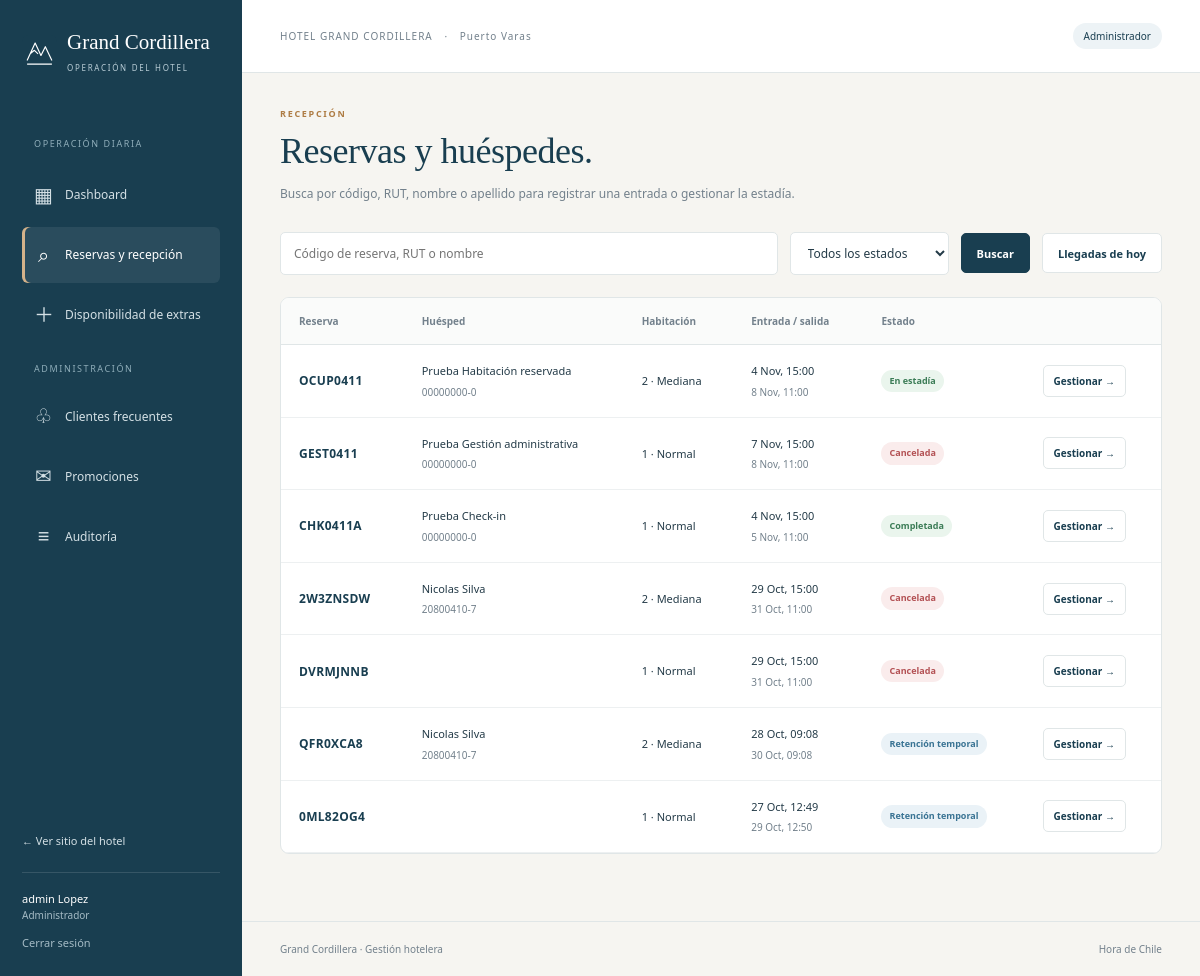
Before: /panel/reservas/ (signed in) with the older database file.
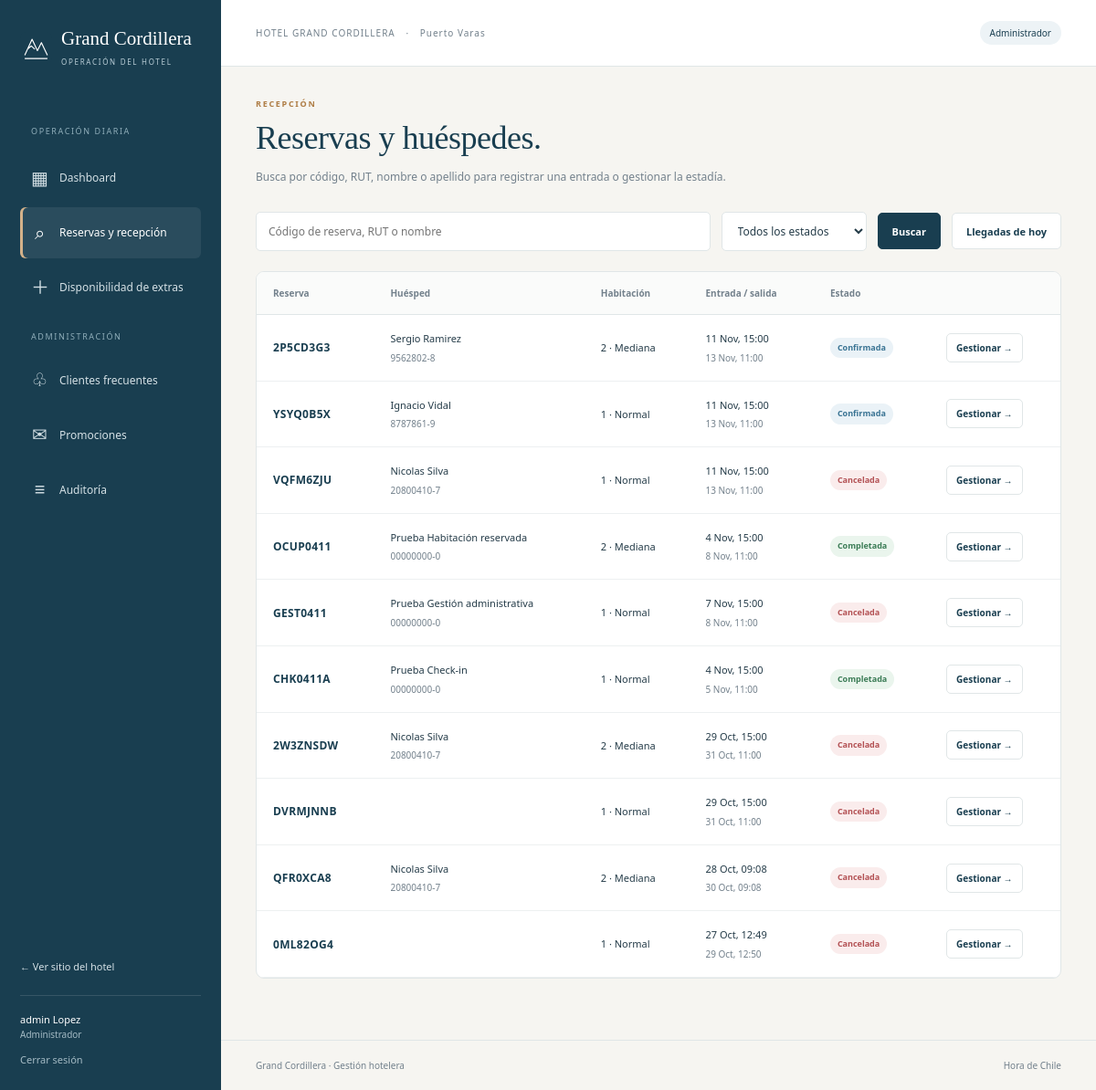
After: the same page with the newer database file.
### hotel/models.py (models this page shows, shortened)
class Reserva(models.Model):
    class Estado(models.TextChoices):
        RETENIDA = "RETENIDA", "Retención temporal"
        CONFIRMADA = "CONFIRMADA", "Confirmada"
        EN_ESTADIA = "EN_ESTADIA", "En estadía"
        COMPLETADA = "COMPLETADA", "Completada"
        CANCELADA = "CANCELADA", "Cancelada"
    codigo = models.CharField(
        max_length=8,
        unique=True,
        default=generar_codigo_reserva,
        editable=False,
    )
    cliente = models.ForeignKey(
        Cliente,
        on_delete=models.PROTECT,
        related_name="reservas",
        null=True,
        blank=True,
    )
    personal = models.ForeignKey(
        PersonalHotel,
        on_delete=models.PROTECT,
        related_name="reservas_gestionadas",
        null=True,
        blank=True,
    )
    habitacion = models.ForeignKey(
        Habitacion,
        on_delete=models.PROTECT,
        related_name="reservas",
    )
    fecha_entrada = models.DateTimeField()
    fecha_salida = models.DateTimeField()
    numero_huespedes = models.PositiveSmallIntegerField(
        default=1,
        validators=[MinValueValidator(1), MaxValueValidator(6)],
        verbose_name="Número de huéspedes",
    )
    monto_pagado_inicial = models.DecimalField(max_digits=12, decimal_places=2, null=True, editable=False)
    monto_pagado_adicional = models.DecimalField(max_digits=12, decimal_places=2, default=0, editable=False)
    class EstadoCorreo(models.TextChoices):
        SIN_REGISTRO = "SIN_REGISTRO", "Sin registro de envío"
        PENDIENTE = "PENDIENTE", "Pendiente"
        ENVIANDO = "ENVIANDO", "Enviando"
        ENVIADO = "ENVIADO", "Enviado"
        ERROR = "ERROR", "Error de envío"
    correo_estado = models.CharField(max_length=12, choices=EstadoCorreo.choices, default=EstadoCorreo.SIN_REGISTRO, editable=False)
    correo_error = models.TextField(blank=True, editable=False)
    correo_intento = models.DateTimeField(null=True, editable=False)
    correo_enviado = models.DateTimeField(null=True, editable=False)
    correo_contenido = models.TextField(blank=True, editable=False)
    pago_simulado = models.BooleanField(
        default=False, editable=False, verbose_name="Pago de prueba aprobado",
    )
    fecha_creacion = models.DateTimeField(
        default=timezone.now,
        editable=False,
    )
    fecha_confirmacion = models.DateTimeField(
        null=True,
        blank=True,
    )
    fecha_checkin = models.DateTimeField(
        null=True,
        blank=True,
    )
    fecha_checkout = models.DateTimeField(null=True, blank=True)
    estado = models.CharField(
        max_length=12,
        choices=Estado.choices,
        default=Estado.RETENIDA,
    )
    retencion_hasta = models.DateTimeField(
        default=calcular_vencimiento_retencion,
        null=True,
        blank=True,
    )
    titular_rut = models.CharField(
        max_length=12,
        blank=True,
    )
    titular_nombre = models.CharField(
        max_length=100,
        blank=True,
    )
    titular_apellido = models.CharField(
        max_length=100,
        blank=True,
    )
    titular_correo = models.EmailField(blank=True)
    titular_telefono = models.CharField(
        max_length=25,
        blank=True,
    )
    precio_noche_pactado = models.DecimalField(
        max_digits=12,
        decimal_places=2,
        default=0,
        validators=[MinValueValidator(0)],
    )
    descuento_aplicado = models.DecimalField(
        max_digits=12,
        decimal_places=2,
        default=0,
        validators=[MinValueValidator(0)],
    )
    monto_total = models.DecimalField(
        max_digits=12,
        decimal_places=2,
        default=0,
        validators=[MinValueValidator(0)],
    )
    class Meta:
        db_table = "reserva"
        verbose_name = "Reserva"
        verbose_name_plural = "Reservas"
        ordering = ["-fecha_creacion"]
        constraints = [
            models.CheckConstraint(
                condition=Q(fecha_salida__gt=F("fecha_entrada")),
                name="reserva_fechas_ordenadas",
            ),
            models.CheckConstraint(
                condition=Q(
                    precio_noche_pactado__gte=0,
                    descuento_aplicado__gte=0,
                    monto_total__gte=0,
                ),
                name="reserva_importes_no_negativos",
            ),
        ]
        indexes = [
            models.Index(
                fields=[
                    "habitacion",
                    "estado",
                    "fecha_entrada",
                    "fecha_salida",
                ],
                name="reserva_disponibilidad_idx",
            ),
        ]

class Habitacion(models.Model):
    class Tipo(models.TextChoices):
        NORMAL = "NORMAL", "Normal"
        MEDIANA = "MEDIANA", "Mediana"
        SUITE_MED = "SUITE_MED", "Suite Mediana"
        GRANDE = "GRANDE", "Suite Grande"
    class Estado(models.TextChoices):
        DISPONIBLE = "DISPONIBLE", "Disponible"
        RESERVADA = "RESERVADA", "Reservada"
        OCUPADA = "OCUPADA", "Ocupada"
        MANTENIMIENTO = "MANTENIMIENTO", "En mantenimiento"
    capacidad = models.PositiveIntegerField(default=2, validators=[MinValueValidator(1)])
    cantidad_camas = models.PositiveIntegerField(default=1, validators=[MinValueValidator(1)])
    tipo_cama = models.CharField(max_length=30, default="Matrimonial")
    televisor = models.BooleanField(default=True)
    bano_privado = models.BooleanField(default=True, verbose_name="Baño privado")
    tina = models.BooleanField(default=False)
    minibar = models.BooleanField(default=False)
    CONFIGURACION = {
        Tipo.NORMAL: (2, 1, "Matrimonial"),
        Tipo.MEDIANA: (4, 2, "Matrimonial"),
        Tipo.SUITE_MED: (2, 1, "King"),
        Tipo.GRANDE: (4, 2, "King"),
    }
    numero = models.PositiveIntegerField(
        unique=True,
        validators=[MinValueValidator(1)],
    )
    tipo = models.CharField(
        max_length=10,
        choices=Tipo.choices,
    )
    precio_base_noche = models.DecimalField(
        max_digits=12,
        decimal_places=2,
        validators=[MinValueValidator(0)],
    )
    estado_actual = models.CharField(
        max_length=15,
        choices=Estado.choices,
        default=Estado.DISPONIBLE,
    )
    class Meta:
        db_table = "habitacion"
        verbose_name = "Habitación"
        verbose_name_plural = "Habitaciones"
        ordering = ["numero"]
        constraints = [
            models.CheckConstraint(
                condition=Q(precio_base_noche__gte=0),
                name="habitacion_precio_no_negativo",
            ),
        ]

### hotel/panel_views.py (the view)
# urls.py: path('panel/reservas/', panel_views.reservas, name='panel_reservas'),
@never_cache
@acceso_personal()
def reservas(request):
    q = request.GET.get('q', '').strip()
    listado = Reserva.objects.select_related('habitacion', 'cliente__usuario').annotate(
        extras_pendientes=Count('solicitudes_extra', filter=Q(solicitudes_extra__estado=SolicitudExtra.Estado.PENDIENTE)),
    )
    if q:
        rut = q.replace('.', '').replace(' ', '').upper()
        listado = listado.annotate(rut_busqueda=Replace(Upper('titular_rut'), Value('.'), Value(''))).filter(
            Q(codigo__icontains=q) | Q(titular_nombre__icontains=q) | Q(titular_apellido__icontains=q) | Q(rut_busqueda__icontains=rut)
        )
    estado = request.GET.get('estado', '')
    if estado in Reserva.Estado.values:
        listado = listado.filter(estado=estado)
    if request.GET.get('llegadas') == 'hoy':
        listado = listado.filter(fecha_entrada__date=timezone.localdate(), estado='CONFIRMADA')
    contexto = contexto_panel(request, 'reservas')
    contexto.update({'pagina': Paginator(listado.order_by('-fecha_creacion'), 25).get_page(request.GET.get('page')), 'q': q, 'estado': estado, 'estados': Reserva.Estado.choices, 'hoy': timezone.localdate()})
    return render(request, 'hotel/panel/reservas.html', contexto)

### hotel/models.py (called while the page is built)
    def get_full_name(self):
        return f"{self.nombre} {self.apellido}".strip()

### hotel/panel_views.py (called while the page is built)
def contexto_panel(request, seccion):
    return {'personal': request.personal_hotel, 'es_administrador': request.es_administrador, 'seccion': seccion}

### hotel/personal.py (called while the page is built)
def personal_de(usuario):
    if not usuario.is_authenticated or not usuario.is_active:
        return None
    perfil = PersonalHotel.objects.filter(usuario=usuario).first()
    if perfil is None and usuario.is_superuser:
        perfil = PersonalHotel.objects.get_or_create(usuario=usuario, defaults={'codigo_empleado': f'ADM-{usuario.pk}', 'rol': PersonalHotel.Rol.ADMINISTRADOR})[0]
    return perfil

### hotel/templates/hotel/panel/reservas.html
{% extends 'hotel/panel/base.html' %}{% block content %}<div class="page-heading"><div><span class="eyebrow">RECEPCIÓN</span><h1>Reservas y huéspedes.</h1><p>Busca por código, RUT, nombre o apellido para registrar una entrada o gestionar la estadía.</p></div></div><form class="search-toolbar" method="get"><input name="q" value="{{ q }}" placeholder="Código de reserva, RUT o nombre" aria-label="Buscar reserva"><select name="estado" aria-label="Estado"><option value="">Todos los estados</option>{% for valor, etiqueta in estados %}<option value="{{ valor }}" {% if estado == valor %}selected{% endif %}>{{ etiqueta }}</option>{% endfor %}</select><button class="button">Buscar</button><a class="outline-button" href="{% url 'hotel:panel_reservas' %}?llegadas=hoy">Llegadas de hoy</a></form><section class="panel-card table-card"><div class="table-scroll"><table><thead><tr><th>Reserva</th><th>Huésped</th><th>Habitación</th><th>Entrada / salida</th><th>Estado</th><th></th></tr></thead><tbody>{% for reserva in pagina %}<tr><td><a class="code" href="{% url 'hotel:panel_reserva' reserva.pk %}">{{ reserva.codigo }}</a></td><td>{{ reserva.titular_nombre }} {{ reserva.titular_apellido }}<small>{{ reserva.titular_rut }}</small></td><td>{{ reserva.habitacion.numero }} · {{ reserva.habitacion.get_tipo_display }}</td><td>{{ reserva.fecha_entrada|date:'j M, H:i' }}<small>{{ reserva.fecha_salida|date:'j M, H:i' }}</small></td><td><span class="badge {{ reserva.estado|lower }}">{{ reserva.get_estado_display }}</span>{% if reserva.extras_pendientes %}<small>{{ reserva.extras_pendientes }} extra{{ reserva.extras_pendientes|pluralize }} por atender</small>{% endif %}</td><td><a class="outline-button small" href="{% url 'hotel:panel_reserva' reserva.pk %}">Gestionar →</a></td></tr>{% empty %}<tr><td colspan="6" class="empty">No hay reservas para esta búsqueda.</td></tr>{% endfor %}</tbody></table></div>{% include 'hotel/panel/paginacion.html' %}</section>{% endblock %}

Changed rows visible on the page:
added Reserva: codigo "2P5CD3G3", titular_nombre "Sergio", titular_apellido "Ramirez", titular_rut "9562802-8", habitacion.numero "2", habitacion.tipo "Mediana", fecha_entrada "11 Nov, 15:00", fecha_salida "13 Nov, 11:00", estado "Confirmada"
added Reserva: codigo "YSYQ0B5X", titular_nombre "Ignacio", titular_apellido "Vidal", titular_rut "8787861-9", habitacion.numero "1", habitacion.tipo "Normal", fecha_entrada "11 Nov, 15:00", fecha_salida "13 Nov, 11:00", estado "Confirmada"
added Reserva: codigo "VQFM6ZJU", titular_nombre "Nicolas", titular_apellido "Silva", titular_rut "20800410-7", habitacion.numero "1", habitacion.tipo "Normal", fecha_entrada "11 Nov, 15:00", fecha_salida "13 Nov, 11:00", estado "Cancelada"
changed Reserva "OCUP0411": estado "En estadía" → "Completada"
changed Reserva "QFR0XCA8": estado "Retención temporal" → "Cancelada"
changed Reserva "0ML82OG4": estado "Retención temporal" → "Cancelada"
